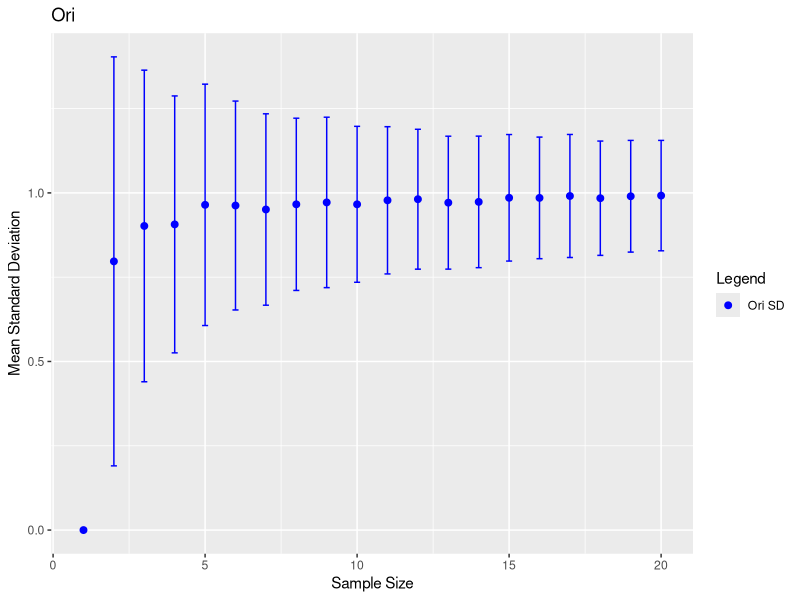
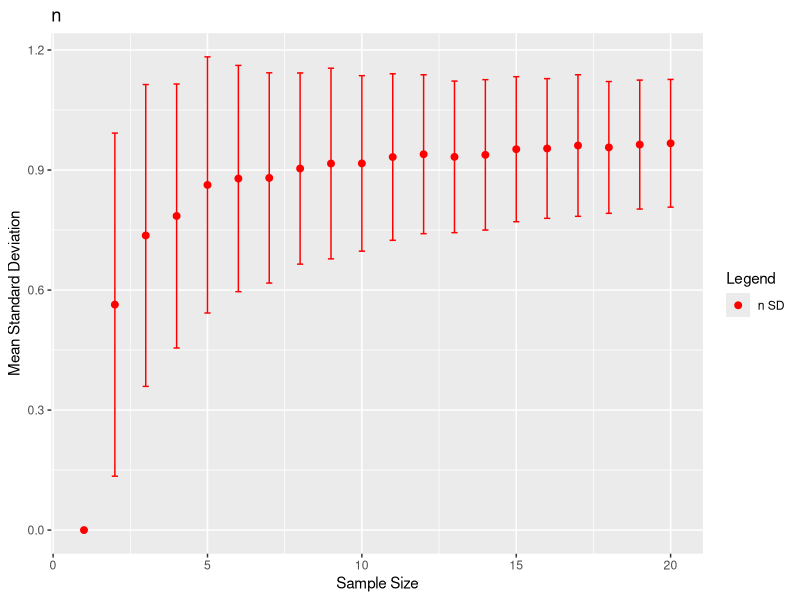
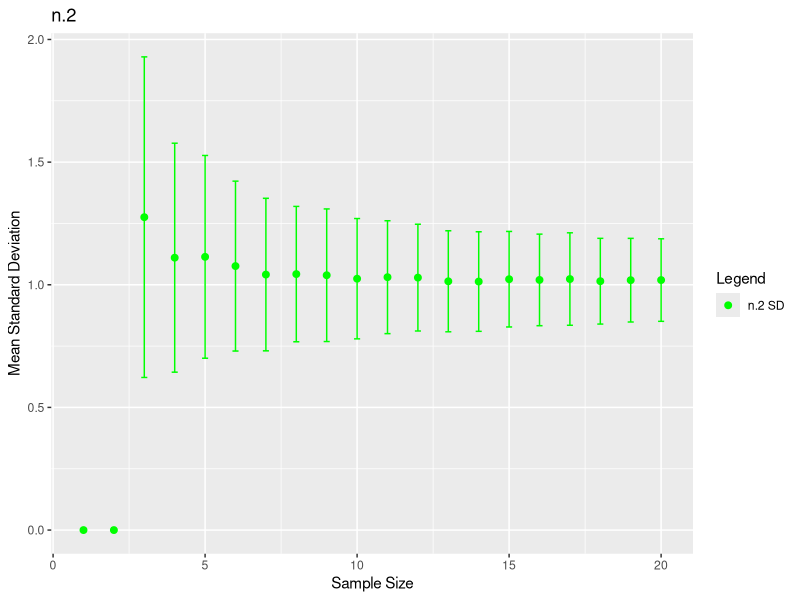
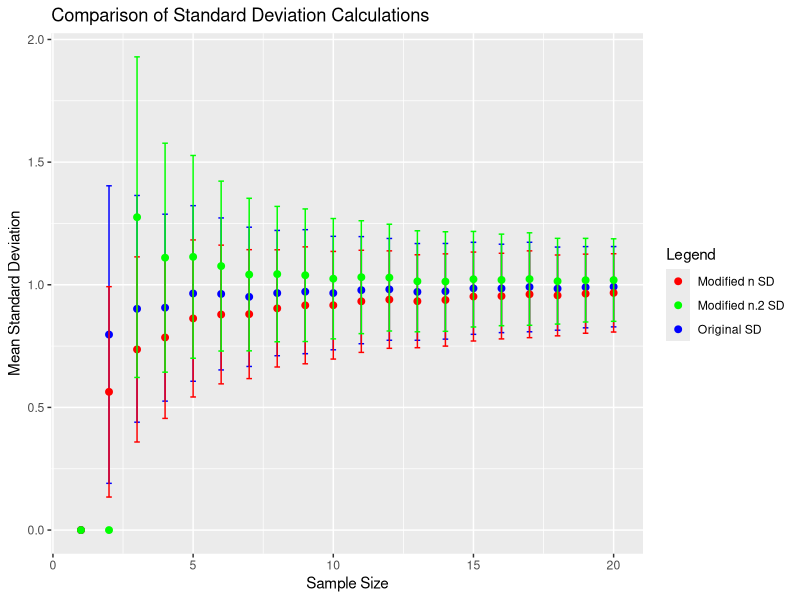
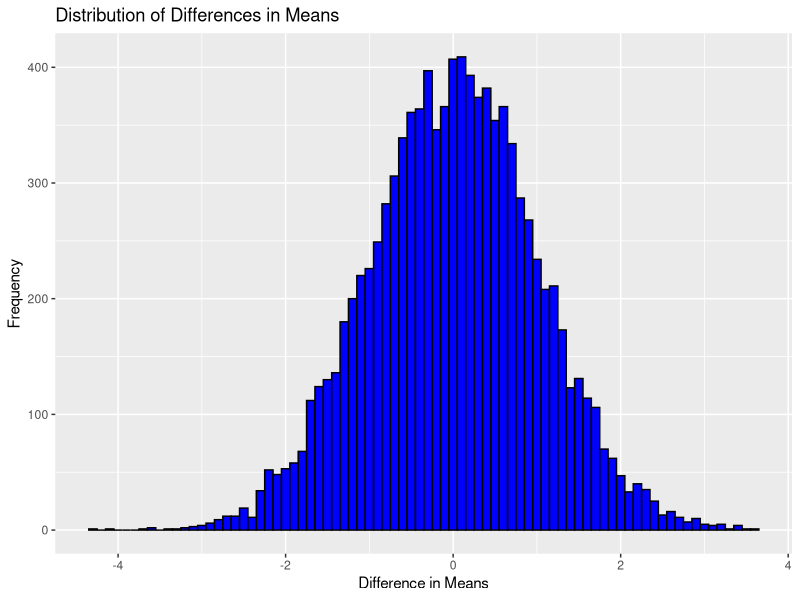
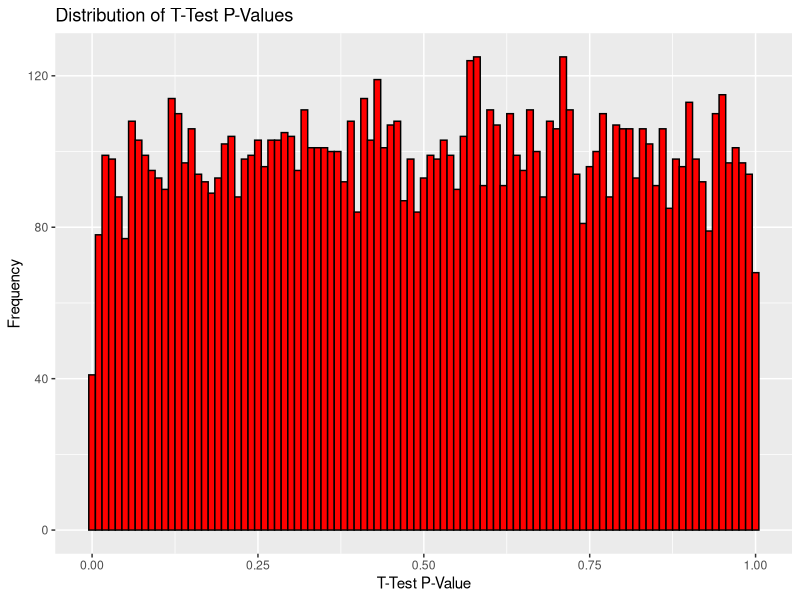
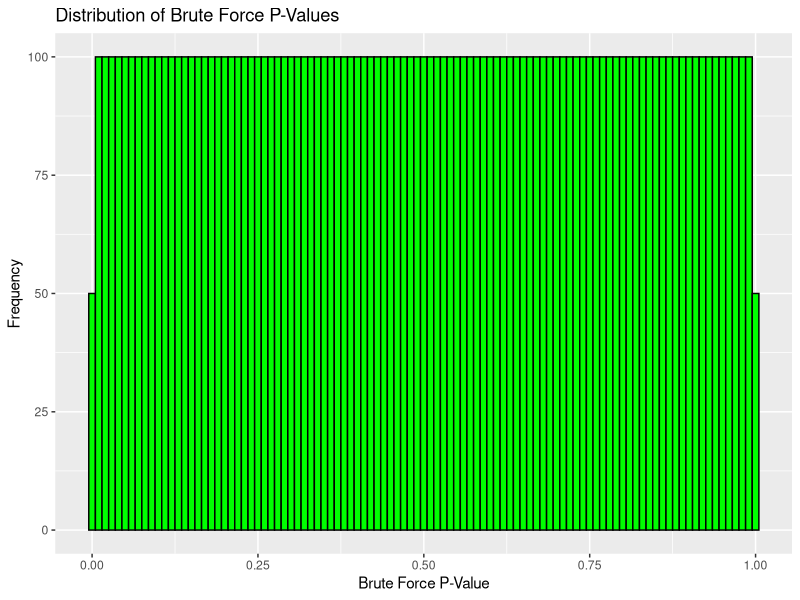
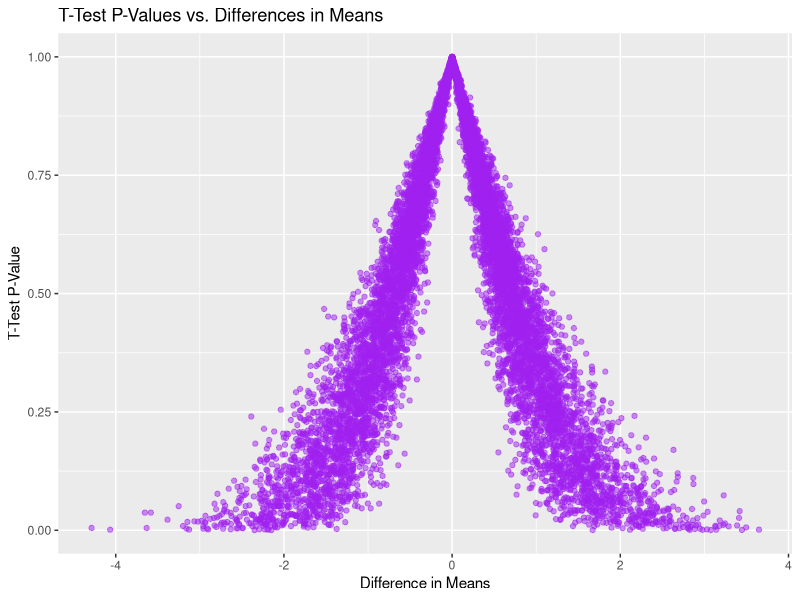

Recreate these plots in R, in order.
## ---- chunk 1
knitr::opts_chunk$set(echo = TRUE)
## ---- chunk 2
#### Set up looping numbers ####
################################
max.sample.size <- 20 
n.sim <- 1000 # number of re-samplings we are going to run for each sample size

#### Set up matrices to save data. I have set up the first matrix for you ####
##############################################################################
sd.ori <- matrix(0, nrow = n.sim, ncol = max.sample.size)
# You will need to make two additional matrices:
# similar matrix for 1/sqrt(n) in an object called sd.n 
sd.n <- matrix(0, nrow = n.sim, ncol = max.sample.size)
# similar matrix for 1/sqrt(n-2) in an object called sd.n.2
sd.n.2 <- matrix(0, nrow = n.sim, ncol = max.sample.size)


#### perform computations in a loop ####
########################################
for (sample.size in 2:max.sample.size) { 
   for (i.sim in 1:n.sim) { # resample n.sim times. In each iteration:
      # Random sample of sample.size
      sample <- rnorm(n = sample.size, mean = 0, sd =1)
      # 'Classical' sd
      sd.ori.x <- sd(sample)
      # Store into sd.ori matrix
      sd.ori[i.sim, sample.size] <- sd.ori.x
   
      # next, calculate the first modified sd estimator for the same sample and save it where it belongs in sd.n
      sd.n.x <- sd.ori.x * sqrt(sample.size - 1) / sqrt(sample.size)
      sd.n[i.sim, sample.size] <- sd.n.x
      
      # next, calculate the second modified sd estimator for the same sample and save it where it belongs in sd.n.2
      if (sample.size > 2) { # avoid div/0
        sd.n.2.x <- sd.ori.x * sqrt(sample.size - 1) / sqrt(sample.size - 2)
        sd.n.2[i.sim, sample.size] <- sd.n.2.x
      }
   }
}

print(head(sd.ori))
print(head(sd.n))
print(head(sd.n.2))
#### Once all ad's are calculated, look at the sample statistics for their distributions. ####
##############################################################################################
# for each sample size (i.e. for each column of sd.ori) calculate the mean of 
# "classical" sd’s across all resampled samples of that size as well as their standard deviations
mean.sd.ori <- apply(sd.ori, 2, mean)
sd.sd.ori <- apply(sd.ori, 2, sd)
# Print data
print(data.frame(mean.sd.ori, sd.sd.ori))

# Then do the same for estimators with sqrt(n) and sqrt(n-2) in denominators.
mean.sd.n <- apply(sd.n, 2, mean)
sd.sd.n <- apply(sd.n, 2, sd)
mean.sd.n.2 <- apply(sd.n.2, 2, mean)
sd.sd.n.2 <- apply(sd.n.2, 2, sd)
# Print data
print(data.frame(mean.sd.n, sd.sd.n))
print(data.frame(mean.sd.n.2, sd.sd.n.2))

full.df <- data.frame(mean.sd.ori,sd.sd.ori,mean.sd.n,sd.sd.n,mean.sd.n.2,sd.sd.n.2)
## ---- chunk 3
# Load ggplot2
if (!require('ggplot2')) install.packages('ggplot2', dependencies = TRUE)
library(ggplot2)

full.df$sample.size <- 1:max.sample.size

# ggplot for ori
plot.ori <- ggplot(full.df, aes(x = sample.size)) +
  geom_point(aes(y = mean.sd.ori, color = "blue"), size = 2) +
  geom_errorbar(aes(ymin = mean.sd.ori - sd.sd.ori, ymax = mean.sd.ori + sd.sd.ori), 
                width = 0.2, color = "blue") +
  labs(title = "Ori",
       x = "Sample Size", 
       y = "Mean Standard Deviation") +
  scale_color_manual("Legend", values = c("blue" = "blue"), labels = c("Ori SD"))


# ggplot for n
plot.n <- ggplot(full.df, aes(x = sample.size)) +
  geom_point(aes(y = mean.sd.n, color = "red"), size = 2) +
  geom_errorbar(aes(ymin = mean.sd.n - sd.sd.n, ymax = mean.sd.n + sd.sd.n), 
                width = 0.2, color = "red") +
  labs(title = "n",
       x = "Sample Size", 
       y = "Mean Standard Deviation") +
  scale_color_manual("Legend", values = c("red" = "red"), labels = c("n SD"))


# ggplot for n.2
plot.n.2 <- ggplot(full.df, aes(x = sample.size)) +
  geom_point(aes(y = mean.sd.n.2, color = "green"), size = 2) +
  geom_errorbar(aes(ymin = mean.sd.n.2 - sd.sd.n.2, ymax = mean.sd.n.2 + sd.sd.n.2), 
                width = 0.2, color = "green") +
  labs(title = "n.2",
       x = "Sample Size", 
       y = "Mean Standard Deviation") +
  scale_color_manual("Legend", values = c("green" = "green"), labels = c("n.2 SD"))

plot.ori
plot.n
plot.n.2

# Combined plot
combined_plot <- ggplot(full.df, aes(x = sample.size)) +
  # Adding points and error bars for 'Ori' SD
  geom_point(aes(y = mean.sd.ori, color = "Ori SD"), size = 2) +
  geom_errorbar(aes(ymin = mean.sd.ori - sd.sd.ori, ymax = mean.sd.ori + sd.sd.ori),
                width = 0.2, color = "blue") +
  
  # Adding points and error bars for 'n' SD
  geom_point(aes(y = mean.sd.n, color = "n SD"), size = 2) +
  geom_errorbar(aes(ymin = mean.sd.n - sd.sd.n, ymax = mean.sd.n + sd.sd.n),
                width = 0.2, color = "red") +
  
  # Adding points and error bars for 'n.2' SD
  geom_point(aes(y = mean.sd.n.2, color = "n.2 SD"), size = 2) +
  geom_errorbar(aes(ymin = mean.sd.n.2 - sd.sd.n.2, ymax = mean.sd.n.2 + sd.sd.n.2),
                width = 0.2, color = "green") +
  
  # Setting up legend and labels
  scale_color_manual("Legend",
                     values = c("Ori SD" = "blue", "n SD" = "red", "n.2 SD" = "green"),
                     labels = c("Ori SD" = "Original SD", "n SD" = "Modified n SD", "n.2 SD" = "Modified n.2 SD")) +
  labs(title = "Comparison of Standard Deviation Calculations",
       x = "Sample Size",
       y = "Mean Standard Deviation")

combined_plot
## ---- chunk 4
#### Step 1: create a matrix containing the resamplings (10,000 rows for the simulations and 12 columns for the resamplings).

mean <- 2
variance <- 3
sd <- sqrt(variance)

n1 <- 5 # Sample size 1
n2 <- 7 # Sample size 2

# Generate samples

num.simulations <- 10000

# Initialize a matrix to store resampling results
resample.matrix <- matrix(NA, nrow = num.simulations, ncol = n1 + n2)

# Set seed for reproducibility
set.seed(505)

# Populate the resample matrix
for (i in 1:num.simulations) {
    sample1 <- rnorm(n1, mean, sd)
    sample2 <- rnorm(n2, mean, sd)
    resample.matrix[i, ] <- c(sample1, sample2)
}

#### Step 2: define a function that will calculate the difference between the means of sample 1 and sample 2 in our representation of the data 
mean.diff <- function(x) {
  mean.sample1 <- mean(x[1:n1])  # Calc mean to n1
  mean.sample2 <- mean(x[(n1 + 1):(n1 + n2)])  # Calc mean to next n2
  mean.diff <- mean.sample1 - mean.sample2
  return(mean.diff)
}

#### Step 3: calculate the difference in the means. for all rows of your matrix. Save it in an object called sim.diff.

# Do ttests of the pvals
t_test_p_value <- function(row) {
  t.sample1 <- row[1:n1]
  t.sample2 <- row[(n1 + 1):(n1 + n2)]
  test <- t.test(t.sample1, t.sample2)  # Perform t-test
  return(test$p.value)  # Return the p-value of the t-test
}
# Apply the function to each row of the resample.matrix
t_test_p_values <- apply(resample.matrix, 1, t_test_p_value)
#t_test_p_values

sim.diff <- apply(resample.matrix, 1, mean.diff)
#sim.diff

#### Step 4: calculate the brute force p-value by taking the rank of the negative absolute value of sim.diff divided by the length of sim.diff. Save this in a vector called sim.p.rk

# abs(diffs)
abs_diff <- abs(sim.diff)

# Ranks of - abs
ranks <- rank(-abs_diff)

# Get p-values
sim.p.rk <- ranks / num.simulations

## ---- chunk 5
ggplot(data = data.frame(Difference = sim.diff), aes(x = Difference)) +
  geom_histogram(binwidth = 0.1, fill = "blue", color = "black") +
  ggtitle("Distribution of Differences in Means") +
  xlab("Difference in Means") + ylab("Frequency")

ggplot(data = data.frame(TTestPValues = t_test_p_values), aes(x = TTestPValues)) +
  geom_histogram(binwidth = 0.01, fill = "red", color = "black") +
  ggtitle("Distribution of T-Test P-Values") +
  xlab("T-Test P-Value") + ylab("Frequency")

ggplot(data = data.frame(BruteForcePValues = sim.p.rk), aes(x = BruteForcePValues)) +
  geom_histogram(binwidth = 0.01, fill = "green", color = "black") +
  ggtitle("Distribution of Brute Force P-Values") +
  xlab("Brute Force P-Value") + ylab("Frequency")

ggplot(data = data.frame(Difference = sim.diff, TTestPValues = t_test_p_values), aes(x = Difference, y = TTestPValues)) +
  geom_point(alpha = 0.5, color = "purple") +
  ggtitle("T-Test P-Values vs. Differences in Means") +
  xlab("Difference in Means") + ylab("T-Test P-Value")

ggplot(data = data.frame(Difference = sim.diff, BruteForcePValues = sim.p.rk), aes(x = Difference, y = BruteForcePValues)) +
  geom_point(alpha = 0.5, color = "orange") +
  ggtitle("Brute Force P-Values vs. Differences in Means") +
  xlab("Difference in Means") + ylab("Brute Force P-Value")

ggplot(data = data.frame(TTestPValues = t_test_p_values, BruteForcePValues = sim.p.rk), aes(x = TTestPValues, y = BruteForcePValues)) +
  geom_point(alpha = 0.5, color = "darkgreen") +
  ggtitle("T-Test P-Values vs. Brute Force P-Values") +
  xlab("T-Test P-Value") + ylab("Brute Force P-Value")
## ---- chunk 6
mean <- 2
variance <- 3
sd <- sqrt(variance)
n1 <- 20
n2 <- 28
num.simulations <- 10000
resample.matrix <- matrix(NA, nrow = num.simulations, ncol = n1 + n2)
set.seed(505)
for (i in 1:num.simulations) {
    sample1 <- rnorm(n1, mean, sd)
    sample2 <- rnorm(n2, mean, sd)
    resample.matrix[i, ] <- c(sample1, sample2)
}
mean.diff <- function(x) {
  mean.sample1 <- mean(x[1:n1])
  mean.sample2 <- mean(x[(n1 + 1):(n1 + n2)])
  mean.diff <- mean.sample1 - mean.sample2
  return(mean.diff)
}
t_test_p_value <- function(row) {
  t.sample1 <- row[1:n1]
  t.sample2 <- row[(n1 + 1):(n1 + n2)]
  test <- t.test(t.sample1, t.sample2)
  return(test$p.value)
}
t_test_p_values <- apply(resample.matrix, 1, t_test_p_value)
sim.diff <- apply(resample.matrix, 1, mean.diff)
abs_diff <- abs(sim.diff)
ranks <- rank(-abs_diff)
sim.p.rk <- ranks / num.simulations

ggplot(data = data.frame(Difference = sim.diff), aes(x = Difference)) +
  geom_histogram(binwidth = 0.1, fill = "blue", color = "black") +
  ggtitle("Distribution of Differences in Means") +
  xlab("Difference in Means") + ylab("Frequency")

ggplot(data = data.frame(TTestPValues = t_test_p_values), aes(x = TTestPValues)) +
  geom_histogram(binwidth = 0.01, fill = "red", color = "black") +
  ggtitle("Distribution of T-Test P-Values") +
  xlab("T-Test P-Value") + ylab("Frequency")

ggplot(data = data.frame(BruteForcePValues = sim.p.rk), aes(x = BruteForcePValues)) +
  geom_histogram(binwidth = 0.01, fill = "green", color = "black") +
  ggtitle("Distribution of Brute Force P-Values") +
  xlab("Brute Force P-Value") + ylab("Frequency")

ggplot(data = data.frame(Difference = sim.diff, TTestPValues = t_test_p_values), aes(x = Difference, y = TTestPValues)) +
  geom_point(alpha = 0.5, color = "purple") +
  ggtitle("T-Test P-Values vs. Differences in Means") +
  xlab("Difference in Means") + ylab("T-Test P-Value")

ggplot(data = data.frame(Difference = sim.diff, BruteForcePValues = sim.p.rk), aes(x = Difference, y = BruteForcePValues)) +
  geom_point(alpha = 0.5, color = "orange") +
  ggtitle("Brute Force P-Values vs. Differences in Means") +
  xlab("Difference in Means") + ylab("Brute Force P-Value")

ggplot(data = data.frame(TTestPValues = t_test_p_values, BruteForcePValues = sim.p.rk), aes(x = TTestPValues, y = BruteForcePValues)) +
  geom_point(alpha = 0.5, color = "darkgreen") +
  ggtitle("T-Test P-Values vs. Brute Force P-Values") +
  xlab("T-Test P-Value") + ylab("Brute Force P-Value")
## ---- chunk 7
set.seed(123)
n1 <- 423
mean1 <- 67
sd1 <- 11
sample1 <- rnorm(n1, mean = mean1, sd = sd1)

n2 <- 423
sample2 <- c(rnorm(n2/2, mean = 10, sd = 1), rnorm(n2/2, mean = -10, sd = 1))


ttest.res <- t.test(sample1, sample2)
print(ttest.res$p.value) # pval
par(mar = c(5, 4, 4, 8) + 0.1)
hist(sample1, breaks = 30, col = rgb(0, 0, 1, 0.5), main = "Comparison of Two Distributions", xlab = "Values", xlim = c(-20, 90))
hist(sample2, breaks = 30, col = rgb(1, 0, 0, 0.5), add = TRUE)
legend("topright", inset=c(-0.3,0), legend = c("Sample 1 (Normal)", "Sample 2 (Bimodal)"), 
       fill = c(rgb(0, 0, 1, 0.5), rgb(1, 0, 0, 0.5)), xpd=TRUE, horiz=FALSE)
## ---- chunk 8
set.seed(123)
n1 <- 423
mean1 <- 67
sd1 <- 11
sample1 <- rnorm(n1, mean = mean1, sd = sd1)

# Parameters for Sample 2, defining these outside the loop to use inside it
n2 <- 423
mean2_pos <- 10  # Define positive mean for half of sample2
mean2_neg <- -10  # Define negative mean for the other half of sample2
sd2 <- 1  # Standard deviation for sample2

# Number of trials
num_trials <- 10

# Vector to store p-values
p_values <- numeric(num_trials)

for (i in 1:num_trials) {
  # Pick samples
  sample1 <- rnorm(n1, mean = mean1, sd = sd1)
  sample2 <- c(rnorm(n2/2, mean = mean2_pos, sd = sd2), rnorm(n2/2, mean = mean2_neg, sd = sd2))
    
  # t-test and store p-value
  ttest_res <- t.test(sample1, sample2)
  p_values[i] <- ttest_res$p.value
}

# Plot
hist(p_values, breaks = 50, col = "skyblue", main = "Distribution of P-Values from T-Tests", xlab = "P-Value")
